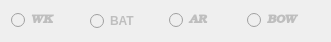
   <widget class="QWidget" name="layoutWidget">
    <property name="geometry">
     <rect>
      <x>20</x>
      <y>170</y>
      <width>331</width>
      <height>31</height>
     </rect>
    </property>
    <layout class="QHBoxLayout" name="horizontalLayout">
     <item>
      <widget class="QRadioButton" name="wicket_rb">
       <property name="enabled">
        <bool>false</bool>
       </property>
       <property name="font">
        <font>
         <family>Bookman Old Style</family>
         <pointsize>9</pointsize>
         <weight>75</weight>
         <italic>true</italic>
         <bold>true</bold>
        </font>
       </property>
       <property name="text">
        <string>WK</string>
       </property>
      </widget>
     </item>
     <item>
      <widget class="QRadioButton" name="bat_rb">
       <property name="enabled">
        <bool>false</bool>
       </property>
       <property name="font">
        <font>
         <pointsize>9</pointsize>
         <weight>75</weight>
         <bold>true</bold>
        </font>
       </property>
       <property name="tabletTracking">
        <bool>false</bool>
       </property>
       <property name="acceptDrops">
        <bool>false</bool>
       </property>
       <property name="toolTipDuration">
        <number>20</number>
       </property>
       <property name="styleSheet">
        <string notr="true">Batmans</string>
       </property>
       <property name="text">
        <string>BAT</string>
       </property>
      </widget>
     </item>
     <item>
      <widget class="QRadioButton" name="alr_rb">
       <property name="enabled">
        <bool>false</bool>
       </property>
       <property name="font">
        <font>
         <family>Bookman Old Style</family>
         <pointsize>9</pointsize>
         <weight>75</weight>
         <italic>true</italic>
         <bold>true</bold>
        </font>
       </property>
       <property name="text">
        <string>AR</string>
       </property>
       <property name="checked">
        <bool>false</bool>
       </property>
      </widget>
     </item>
     <item>
      <widget class="QRadioButton" name="bowl_rb">
       <property name="enabled">
        <bool>false</bool>
       </property>
       <property name="font">
        <font>
         <family>Bookman Old Style</family>
         <pointsize>9</pointsize>
         <weight>75</weight>
         <italic>true</italic>
         <bold>true</bold>
        </font>
       </property>
       <property name="text">
        <string>BOW</string>
       </property>
      </widget>
     </item>
    </layout>
   </widget>
